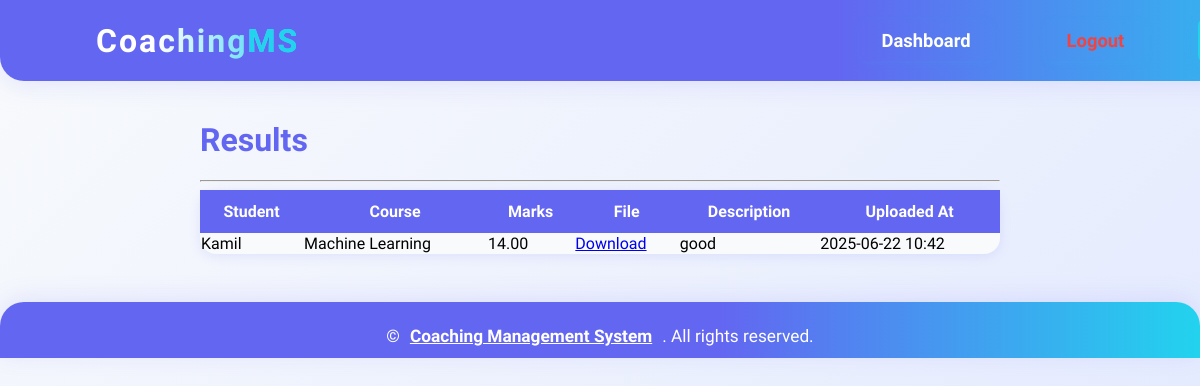
/results/ (signed in), run on the app's committed database.
### coaching/models.py (models this page shows, shortened)
class Result(models.Model):
    student = models.ForeignKey(Student, on_delete=models.CASCADE)
    course = models.ForeignKey(Course, on_delete=models.CASCADE)
    marks = models.DecimalField(max_digits=5, decimal_places=2, null=True, blank=True)
    file = models.FileField(upload_to='results/', null=True, blank=True)
    description = models.TextField(blank=True)
    uploaded_at = models.DateTimeField(auto_now_add=True)

class Student(models.Model):
    name = models.CharField(max_length=100)
    email = models.EmailField(unique=True)
    phone = models.CharField(max_length=15)
    address = models.CharField(max_length=255, blank=True, null=True)
    dob = models.DateField(blank=True, null=True)
    gender = models.CharField(max_length=10, blank=True, null=True)
    date_joined = models.DateTimeField(auto_now_add=True, null=True)
    enrolled_courses = models.ManyToManyField(Course)

class Course(models.Model):
    name = models.CharField(max_length=100)
    description = models.TextField()
    start_date = models.DateField()
    end_date = models.DateField()
    image = models.ImageField(upload_to='course_images/', blank=True, null=True)  # New field for course image

### coaching/views.py (the view)
# urls.py: path('results/', views.results_view, name='results_view'),
def results_view(request):
    if request.user.groups.filter(name='Teachers').exists():
        results = Result.objects.all()
    else:
        try:
            student = Student.objects.get(email=request.user.email)
            results = Result.objects.filter(student=student)
        except Student.DoesNotExist:
            results = Result.objects.none()
    return render(request, 'coaching/results.html', {'results': results})

### coaching/templatetags/custom_tags.py (called while the page is built)
@register.filter(name='has_group')
def has_group(user, group_name):
    return user.groups.filter(name=group_name).exists()

### coaching/templates/coaching/results.html (shortened to what this page needs)
{% extends 'coaching/base.html' %}
{% block content %}
<div class="container" style="max-width:800px;margin:40px auto 0 auto;">
    <h1 style="color:#6366f1;font-size:2em;">Results</h1>
    <hr>
    <table style="width:100%;border-collapse:collapse;background:#f8fafc;border-radius:1rem;box-shadow:0 2px 12px #6366f122;">
        <thead>
            <tr style="background:#6366f1;color:#fff;">
                <th style="padding:12px 8px;">Student</th>
                <th style="padding:12px 8px;">Course</th>
                <th style="padding:12px 8px;">Marks</th>
                <th style="padding:12px 8px;">File</th>
                <th style="padding:12px 8px;">Description</th>
                <th style="padding:12px 8px;">Uploaded At</th>
            </tr>
        </thead>
        <tbody>
            {% for r in results %}
            <tr>
                <td>{{ r.student.name }}</td>
                <td>{{ r.course.name }}</td>
                <td>{{ r.marks }}</td>
                <td>{% if r.file %}<a href="{{ r.file.url }}" target="_blank">Download</a>{% else %}-{% endif %}</td>
                <td>{{ r.description }}</td>
                <td>{{ r.uploaded_at|date:"Y-m-d H:i" }}</td>
            </tr>
            {% empty %}
            <tr><td colspan="6" style="text-align:center;">No results found.</td></tr>
            {% endfor %}
        </tbody>
    </table>
</div>
{% endblock %}

### coaching/templates/coaching/base.html (style rules this page uses)
html, body { max-width: 100vw; overflow-x: hidden; }
body { font-family: 'Segoe UI', Tahoma, Geneva, Verdana, sans-serif; background: linear-gradient(135deg, #f8fafc 0%, #e0e7ff 100%); margin: 0; padding: 0; min-height: 100vh; }
body, .navbar, .footer, .card, .container { animation: fadeIn 0.7s cubic-bezier(.4,0,.2,1); }

### data on the page
Result: student.name "Kamil", course.name "Machine Learning", marks "14.00", description "good", uploaded_at "2025-06-22 10:42"
